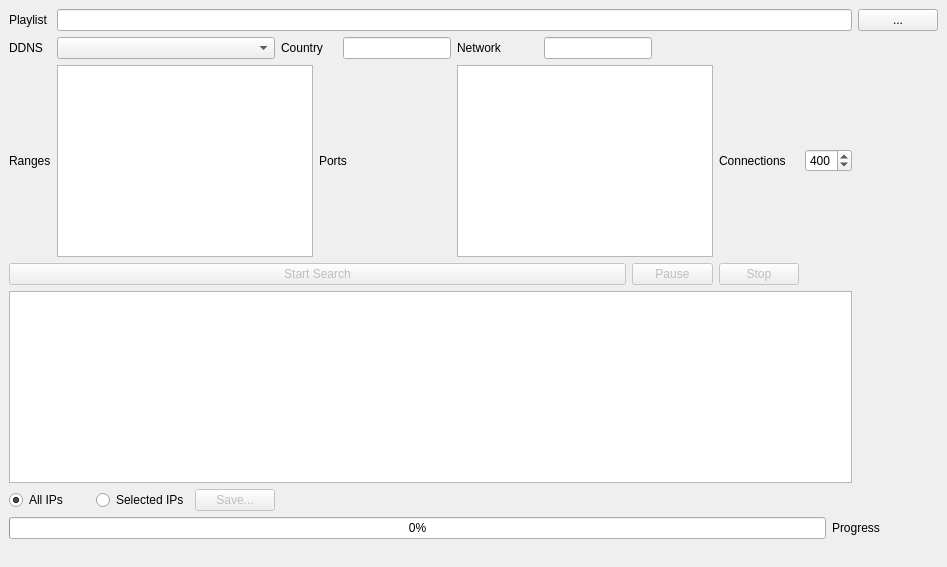
<?xml version="1.0" encoding="UTF-8"?>
<ui version="4.0">
 <class>MainWindow</class>
 <widget class="QMainWindow" name="MainWindow">
  <property name="windowTitle">
   <string>Playlist Finder Plus</string>
  </property>
  <widget class="QWidget" name="centralwidget">
   <layout class="QGridLayout" name="gridLayout">
    <item row="0" column="0">
     <widget class="QLabel" name="playlistLabel">
      <property name="sizePolicy">
       <sizepolicy hsizetype="Preferred" vsizetype="Preferred">
        <horstretch>0</horstretch>
        <verstretch>0</verstretch>
       </sizepolicy>
      </property>
      <property name="text">
       <string>Playlist</string>
      </property>
     </widget>
    </item>
    <item row="0" column="1" colspan="12">
     <widget class="QLineEdit" name="playlistText">
      <property name="readOnly">
       <bool>false</bool>
      </property>
     </widget>
    </item>
    <item row="0" column="13">
     <widget class="QPushButton" name="playlistButton">
      <property name="text">
       <string>...</string>
      </property>
     </widget>
    </item>
    <item row="1" column="0">
     <widget class="QLabel" name="ddnsLabel">
      <property name="sizePolicy">
       <sizepolicy hsizetype="Preferred" vsizetype="Preferred">
        <horstretch>0</horstretch>
        <verstretch>0</verstretch>
       </sizepolicy>
      </property>
      <property name="text">
       <string>DDNS</string>
      </property>
     </widget>
    </item>
    <item row="1" column="1" colspan="3">
     <widget class="QComboBox" name="ddnsDrop"/>
    </item>
    <item row="1" column="4" colspan="2">
     <widget class="QLabel" name="countryLabel">
      <property name="sizePolicy">
       <sizepolicy hsizetype="Preferred" vsizetype="Preferred">
        <horstretch>0</horstretch>
        <verstretch>0</verstretch>
       </sizepolicy>
      </property>
      <property name="text">
       <string>Country</string>
      </property>
     </widget>
    </item>
    <item row="1" column="6">
     <widget class="QLineEdit" name="countryText">
      <property name="sizePolicy">
       <sizepolicy hsizetype="Fixed" vsizetype="Fixed">
        <horstretch>0</horstretch>
        <verstretch>0</verstretch>
       </sizepolicy>
      </property>
      <property name="readOnly">
       <bool>true</bool>
      </property>
     </widget>
    </item>
    <item row="1" column="7">
     <widget class="QLabel" name="networkLabel">
      <property name="sizePolicy">
       <sizepolicy hsizetype="Preferred" vsizetype="Preferred">
        <horstretch>0</horstretch>
        <verstretch>0</verstretch>
       </sizepolicy>
      </property>
      <property name="text">
       <string>Network</string>
      </property>
     </widget>
    </item>
    <item row="1" column="8" colspan="5">
     <widget class="QLineEdit" name="networkText">
      <property name="sizePolicy">
       <sizepolicy hsizetype="Fixed" vsizetype="Fixed">
        <horstretch>0</horstretch>
        <verstretch>0</verstretch>
       </sizepolicy>
      </property>
      <property name="readOnly">
       <bool>true</bool>
      </property>
      <property name="clearButtonEnabled">
       <bool>false</bool>
      </property>
     </widget>
    </item>
    <item row="2" column="0">
     <widget class="QLabel" name="rangesLabel">
      <property name="sizePolicy">
       <sizepolicy hsizetype="Preferred" vsizetype="Preferred">
        <horstretch>0</horstretch>
        <verstretch>0</verstretch>
       </sizepolicy>
      </property>
      <property name="text">
       <string>Ranges</string>
      </property>
     </widget>
    </item>
    <item row="2" column="1" colspan="4">
     <widget class="QPlainTextEdit" name="rangesText"/>
    </item>
    <item row="2" column="5" colspan="2">
     <widget class="QLabel" name="portsLabel">
      <property name="sizePolicy">
       <sizepolicy hsizetype="Preferred" vsizetype="Preferred">
        <horstretch>0</horstretch>
        <verstretch>0</verstretch>
       </sizepolicy>
      </property>
      <property name="text">
       <string>Ports</string>
      </property>
     </widget>
    </item>
    <item row="2" column="7" colspan="3">
     <widget class="QPlainTextEdit" name="portsText"/>
    </item>
    <item row="2" column="10">
     <widget class="QLabel" name="connectLabel">
      <property name="sizePolicy">
       <sizepolicy hsizetype="Preferred" vsizetype="Preferred">
        <horstretch>0</horstretch>
        <verstretch>0</verstretch>
       </sizepolicy>
      </property>
      <property name="text">
       <string>Connections</string>
      </property>
     </widget>
    </item>
    <item row="2" column="11" colspan="2">
     <widget class="QSpinBox" name="connectSpin">
      <property name="minimum">
       <number>1</number>
      </property>
      <property name="maximum">
       <number>999</number>
      </property>
      <property name="value">
       <number>400</number>
      </property>
     </widget>
    </item>
    <item row="3" column="0" colspan="9">
     <widget class="QPushButton" name="searchButton">
      <property name="enabled">
       <bool>false</bool>
      </property>
      <property name="text">
       <string>Start Search</string>
      </property>
     </widget>
    </item>
    <item row="3" column="9">
     <widget class="QPushButton" name="pauseButton">
      <property name="enabled">
       <bool>false</bool>
      </property>
      <property name="text">
       <string>Pause</string>
      </property>
     </widget>
    </item>
    <item row="3" column="10">
     <widget class="QPushButton" name="stopButton">
      <property name="enabled">
       <bool>false</bool>
      </property>
      <property name="text">
       <string>Stop</string>
      </property>
     </widget>
    </item>
    <item row="4" column="0" colspan="13">
     <widget class="QTableView" name="tableView">
      <attribute name="horizontalHeaderStretchLastSection">
       <bool>true</bool>
      </attribute>
      <attribute name="verticalHeaderStretchLastSection">
       <bool>true</bool>
      </attribute>
     </widget>
    </item>
    <item row="5" column="0" colspan="2">
     <widget class="QRadioButton" name="allIPs">
      <property name="text">
       <string>All IPs</string>
      </property>
      <property name="checked">
       <bool>true</bool>
      </property>
     </widget>
    </item>
    <item row="5" column="2">
     <widget class="QRadioButton" name="selectedIPs">
      <property name="text">
       <string>Selected IPs</string>
      </property>
     </widget>
    </item>
    <item row="5" column="3">
     <widget class="QPushButton" name="saveButton">
      <property name="enabled">
       <bool>false</bool>
      </property>
      <property name="text">
       <string>Save...</string>
      </property>
     </widget>
    </item>
    <item row="6" column="0" colspan="12">
     <widget class="QProgressBar" name="progressBar">
      <property name="value">
       <number>0</number>
      </property>
     </widget>
    </item>
    <item row="6" column="12" colspan="2">
     <widget class="QLabel" name="progressLabel">
      <property name="sizePolicy">
       <sizepolicy hsizetype="Preferred" vsizetype="Preferred">
        <horstretch>0</horstretch>
        <verstretch>0</verstretch>
       </sizepolicy>
      </property>
      <property name="text">
       <string>Progress</string>
      </property>
     </widget>
    </item>
   </layout>
  </widget>
  <widget class="QStatusBar" name="statusbar">
   <property name="sizePolicy">
    <sizepolicy hsizetype="Fixed" vsizetype="Fixed">
     <horstretch>0</horstretch>
     <verstretch>0</verstretch>
    </sizepolicy>
   </property>
   <property name="sizeGripEnabled">
    <bool>false</bool>
   </property>
  </widget>
 </widget>
 <resources/>
 <connections/>
</ui>
